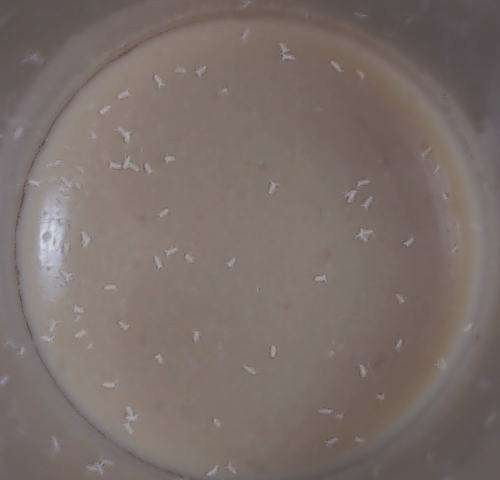
#> input picture maximaFinding/002eggs.png, 500 x 480 px
$ jupyter execute --allow-errors find_maxima_cython.ipynb   (shell and % lines are left out)   (older library calls are emulated)
#> lines starting #> are read from the running program, lines starting #| are printed output that depends on the picture
# Maxima finding algorithm recreated from implementation in Fiji (ImageJ)

This is a re-implementation of the java plugin written by Michael Schmid and Wayne Rasband for ImageJ. The original java code source can be found in: https://imagej.nih.gov/ij/developer/source/ij/plugin/filter/MaximumFinder.java.html
This code calls a cython compiled version of the code and is much faster than the python only implementation. If compiling the source code is a problem. This can be done by running at the command line. python setup.py build-ext --inplace .

[cell 1]
import matplotlib.pylab as plt
import gputools
import numpy as np
from cython_findmaxima.find_maxima import find_maxima
from PIL import Image
import numpy as np
from scipy import ndimage
import time
import cv2
def find_local_maxima_np(img_data):
    #This is the numpy/scipy version of the above function (find local maxima).
    #Its a bit faster, and more compact code.

    #Filter data with maximum filter to find maximum filter response in each neighbourhood
    max_out = ndimage.filters.maximum_filter(img_data,size=3)
    #Find local maxima.
    local_max = np.zeros((img_data.shape))
    local_max[max_out == img_data] = 1
    local_max[img_data == np.min(img_data)] = 0
    return local_max.astype(np.bool)
cntly = np.array([  6,  15,  15,  20,  36,  44,  50,  56,  59,  62,  70,  70,  71,
         76,  83,  89,  93,  96, 109, 111, 126, 133, 134, 135, 136, 148,
        149, 158, 162, 162, 163, 164, 164, 164, 168, 169, 171, 182, 183,
        184, 185, 186, 187, 189, 194, 197, 205, 211, 215, 221, 222, 225,
        226, 228, 231, 233, 241, 243, 244, 245, 245, 248, 252, 257, 263,
        265, 271, 275, 278, 278, 287, 290, 296, 298, 301, 309, 318, 323,
        326, 327, 334, 335, 339, 342, 345, 345, 346, 347, 351, 351, 352,
        358, 366, 366, 371, 372, 375, 379, 383, 384, 396, 411, 414, 415,
        418, 418, 420, 431, 439, 439, 443, 455, 461, 467, 468, 469, 471,
        473, 479, 479])
cntlx = np.array([244, 306, 364, 408, 244, 123, 284, 284,  36, 332, 183, 339, 199,
        362, 160, 226, 125, 446, 320, 102, 159,  92, 127,   0,  17, 429,
        141, 169, 127, 261,  56,  51, 113, 130, 437,  80, 149,  34, 359,
         17,  69, 273,  78,  62, 352, 445, 365, 165,  54,  46,  61, 473,
        458,  52,  43, 361,  86, 407,  51,  43,  65, 455, 168, 187, 230,
        159,  51,  67,  71, 321, 107, 257, 399, 405, 402,  77,  77,  54,
        469, 125, 197,  78,  48, 333,  12,  90, 397, 220,  21, 332, 272,
        160, 361, 443, 363, 253, 363,   4, 482, 106, 379, 329, 131, 338,
        131, 491, 215, 130, 334, 358,  55, 429, 106, 229,  92, 100, 376,
        210, 180, 448])

[cell 2]
img = Image.open('002eggs.png')
#> img is the input picture: PIL image 500x480 RGB; mean R, G, B 122.9, 110.6, 105.8
ntol = 10 #Noise Tolerance.
img_data = np.array(img).astype(np.float64)

t1 = time.time()


#Should your image be an RGB image.
if img_data.shape.__len__() >2:
    img_data = (np.sum(img_data,2)/3.0)
#> img_data: shape (480, 500) float64

if np.max(img_data) >255 or np.min(img_data)<0:
    print ('warning: your image should be scaled between 0 and 255 (8-bit).')

#Finds the local maxima using maximum filter.
local_max = find_local_maxima_np(img_data)
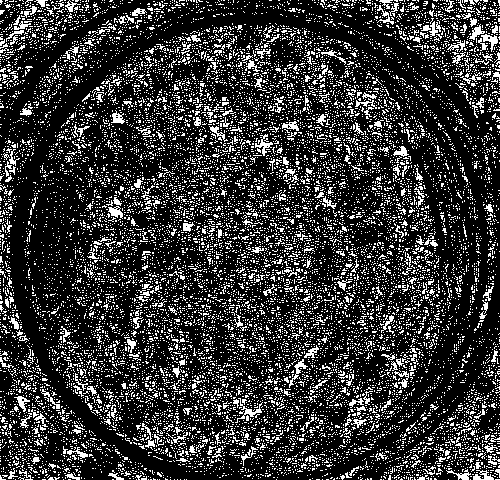
#> local_max: shape (480, 500) bool; 20.8% white in thin lines or dots

#> (the rest of this cell did not finish here and is left out)


$ run again, with maximaFinding/fijiversusPythonFindMaxima.png copied over maximaFinding/002eggs.png
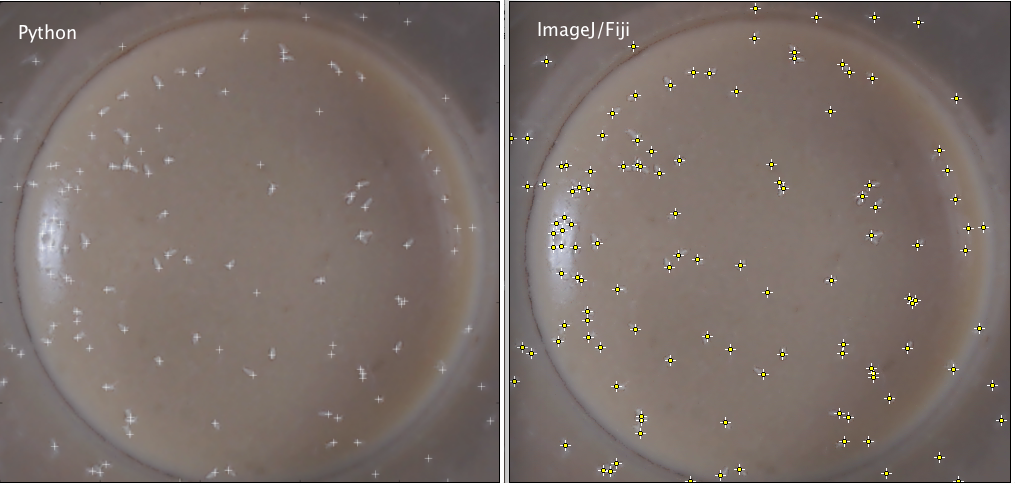
#> input picture maximaFinding/fijiversusPythonFindMaxima.png, 1015 x 483 px
#> img is the input picture: PIL image 1015x483 RGB; mean R, G, B 123.7, 111.7, 106.4
#> in find_local_maxima_np, `max_out = ndimage.filters.maximum_filter(img_data,size=3)`:
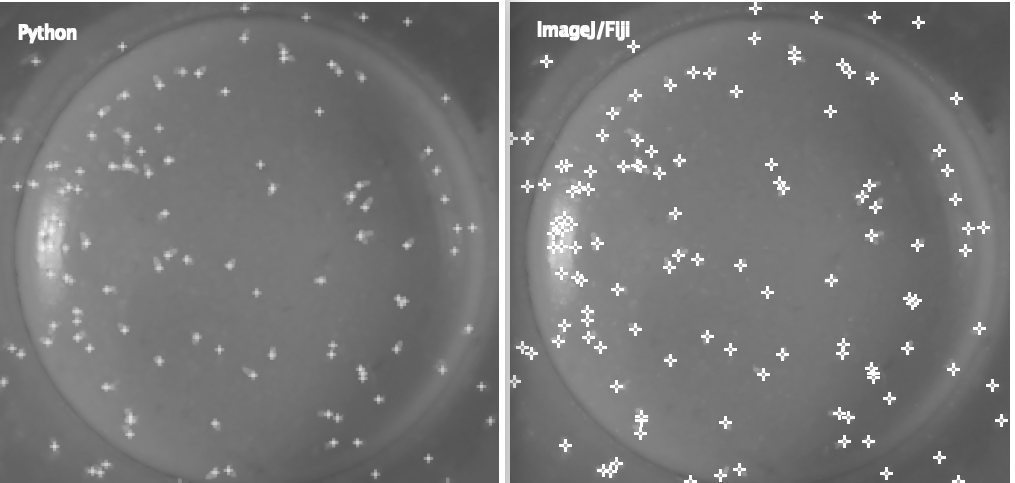
#> max_out: shape (483, 1015) float64; min 69, max 255, mean 119.3
#> `local_max = find_local_maxima_np(img_data)`:
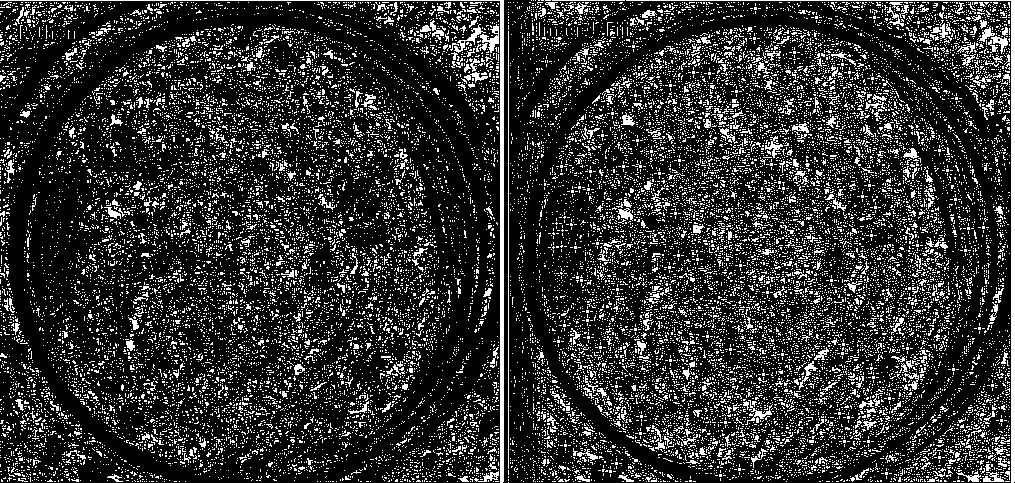
#> local_max: shape (483, 1015) bool; 18.6% white in thin lines or dots
